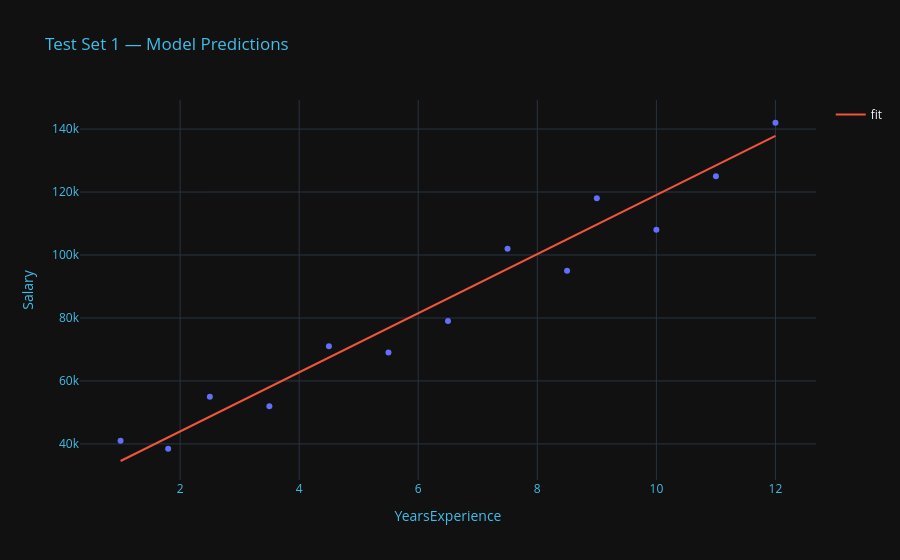
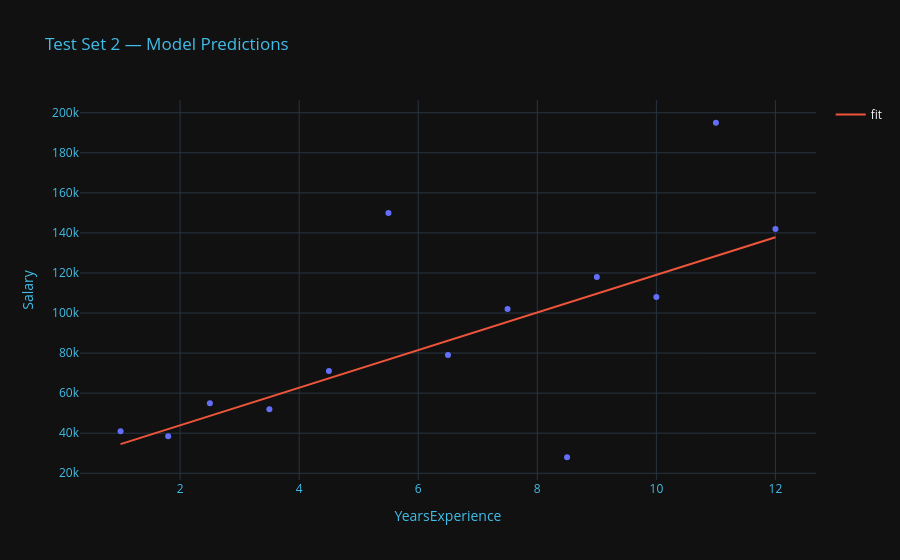
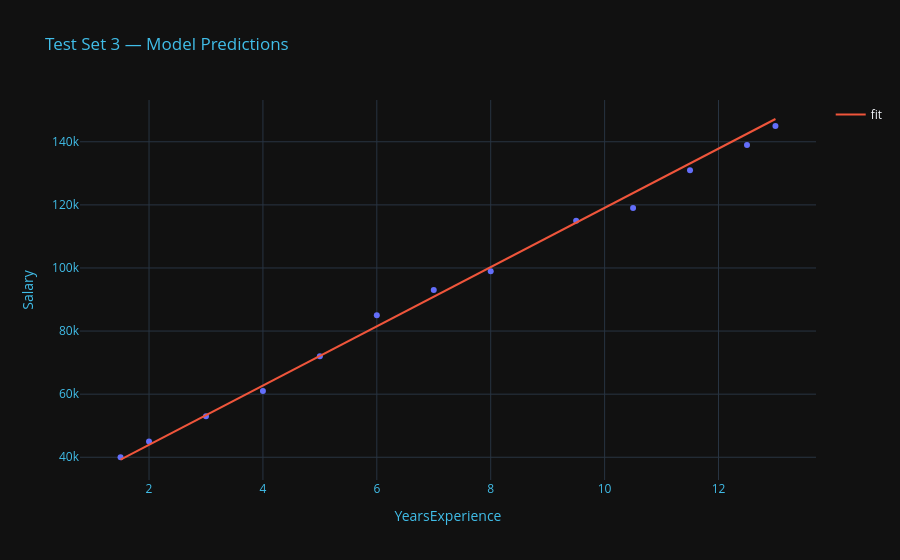
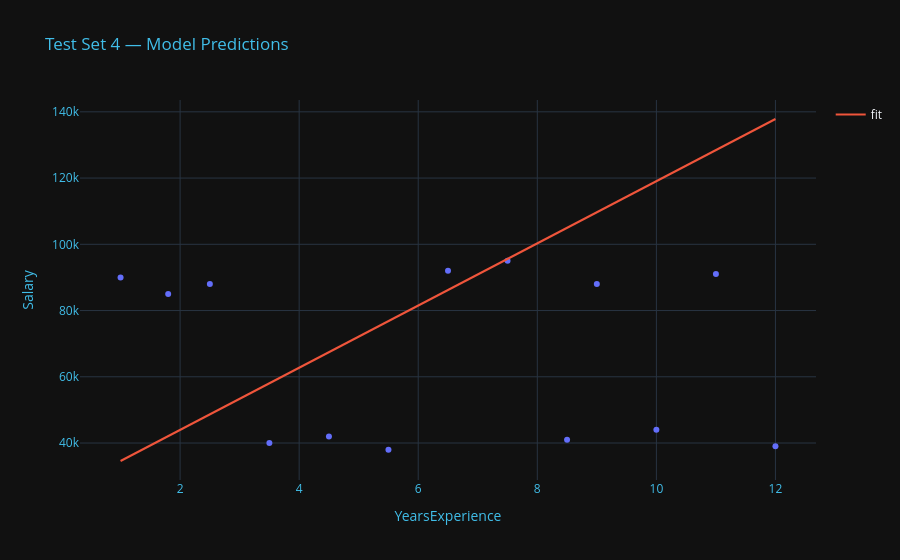

Write notebook code for charts like these, in order.
### Code cell
#training skikitlearn lr on same data
sk_model = lr()
sk_model.fit(x_train_scaled.values.reshape(-1,1), y_train_scaled)

#outputting line of best fit on differnt test datas
for dataset_name, df in test_datasets.items():
    x_test = df['YearsExperience']
    y_test = df['Salary']

    x_test_scaled = standardize_x(x_test)

    y_pred_scaled = model.predict(x_test_scaled)
    y_pred = (y_pred_scaled * np.std(y_train)) + np.mean(y_train)

    sk_pred_test = (sk_model.predict(x_test_scaled.values.reshape(-1, 1)) * np.std(y_train)) + np.mean(y_train)

    fig = px.scatter(x=x_test, y=y_test, title=f'{dataset_name} — Model Predictions',
                     template="plotly_dark", labels={'x': 'YearsExperience', 'y': 'Salary'})
    fig.add_scatter(x=x_test, y=y_pred, mode='lines', name='fit')
    fig.update_layout(title_font_color="#41BEE9",
                      xaxis=dict(color="#41BEE9"),
                      yaxis=dict(color="#41BEE9"))
    fig.show()

    ss_res = np.sum((y_test - y_pred)**2)
    ss_tot = np.sum((y_test - np.mean(y_test))**2)
    r2 = 1 - (ss_res / ss_tot)
    print(f'My R²:      {r2:.4f}')
    print(f'Sklearn R²: {r2_score(y_test, sk_pred_test):.4f}\n')

### Figure 1 — Plotly figure (JSON) as saved in the notebook; plotly's stock layout.template omitted (floating-point values rounded to 4 significant figures)
{"data": [{"hovertemplate": "YearsExperience=%{x}<br>Salary=%{y}<extra></extra>", "legendgroup": "", "marker": {"color": "#636efa", "symbol": "circle"}, "mode": "markers", "name": "", "orientation": "v", "showlegend": false, "type": "scatter", "x": [1.0, 1.8, 2.5, 3.5, 4.5, 5.5, 6.5, 7.5, 8.5, 9.0, 10.0, 11.0, 12.0], "xaxis": "x", "y": [41000, 38500, 55000, 52000, 71000, 69000, 79000, 102000, 95000, 118000, 108000, 125000, 142000], "yaxis": "y"}, {"mode": "lines", "name": "fit", "type": "scatter", "x": [1.0, 1.8, 2.5, 3.5, 4.5, 5.5, 6.5, 7.5, 8.5, 9.0, 10.0, 11.0, 12.0], "y": [34570.0, 42080.0, 48660.0, 58040.0, 67430.0, 76820.0, 86200.0, 95590.0, 105000.0, 109700.0, 119100.0, 128400.0, 137800.0]}], "layout": {"legend": {"tracegroupgap": 0}, "title": {"font": {"color": "#41BEE9"}, "text": "Test Set 1 — Model Predictions"}, "xaxis": {"anchor": "y", "color": "#41BEE9", "domain": [0, 1], "title": {"text": "YearsExperience"}}, "yaxis": {"anchor": "x", "color": "#41BEE9", "domain": [0, 1], "title": {"text": "Salary"}}}}

### Figure 2 — Plotly figure (JSON) as saved in the notebook; plotly's stock layout.template omitted (floating-point values rounded to 4 significant figures)
{"data": [{"hovertemplate": "YearsExperience=%{x}<br>Salary=%{y}<extra></extra>", "legendgroup": "", "marker": {"color": "#636efa", "symbol": "circle"}, "mode": "markers", "name": "", "orientation": "v", "showlegend": false, "type": "scatter", "x": [1.0, 1.8, 2.5, 3.5, 4.5, 5.5, 6.5, 7.5, 8.5, 9.0, 10.0, 11.0, 12.0], "xaxis": "x", "y": [41000, 38500, 55000, 52000, 71000, 150000, 79000, 102000, 28000, 118000, 108000, 195000, 142000], "yaxis": "y"}, {"mode": "lines", "name": "fit", "type": "scatter", "x": [1.0, 1.8, 2.5, 3.5, 4.5, 5.5, 6.5, 7.5, 8.5, 9.0, 10.0, 11.0, 12.0], "y": [34570.0, 42080.0, 48660.0, 58040.0, 67430.0, 76820.0, 86200.0, 95590.0, 105000.0, 109700.0, 119100.0, 128400.0, 137800.0]}], "layout": {"legend": {"tracegroupgap": 0}, "title": {"font": {"color": "#41BEE9"}, "text": "Test Set 2 — Model Predictions"}, "xaxis": {"anchor": "y", "color": "#41BEE9", "domain": [0, 1], "title": {"text": "YearsExperience"}}, "yaxis": {"anchor": "x", "color": "#41BEE9", "domain": [0, 1], "title": {"text": "Salary"}}}}

### Figure 3 — Plotly figure (JSON) as saved in the notebook; plotly's stock layout.template omitted (floating-point values rounded to 4 significant figures)
{"data": [{"hovertemplate": "YearsExperience=%{x}<br>Salary=%{y}<extra></extra>", "legendgroup": "", "marker": {"color": "#636efa", "symbol": "circle"}, "mode": "markers", "name": "", "orientation": "v", "showlegend": false, "type": "scatter", "x": [1.5, 2.0, 3.0, 4.0, 5.0, 6.0, 7.0, 8.0, 9.5, 10.5, 11.5, 12.5, 13.0], "xaxis": "x", "y": [40000, 45000, 53000, 61000, 72000, 85000, 93000, 99000, 115000, 119000, 131000, 139000, 145000], "yaxis": "y"}, {"mode": "lines", "name": "fit", "type": "scatter", "x": [1.5, 2.0, 3.0, 4.0, 5.0, 6.0, 7.0, 8.0, 9.5, 10.5, 11.5, 12.5, 13.0], "y": [39270.0, 43960.0, 53350.0, 62740.0, 72120.0, 81510.0, 90900.0, 100300.0, 114400.0, 123800.0, 133100.0, 142500.0, 147200.0]}], "layout": {"legend": {"tracegroupgap": 0}, "title": {"font": {"color": "#41BEE9"}, "text": "Test Set 3 — Model Predictions"}, "xaxis": {"anchor": "y", "color": "#41BEE9", "domain": [0, 1], "title": {"text": "YearsExperience"}}, "yaxis": {"anchor": "x", "color": "#41BEE9", "domain": [0, 1], "title": {"text": "Salary"}}}}

### Figure 4 — Plotly figure (JSON) as saved in the notebook; plotly's stock layout.template omitted (floating-point values rounded to 4 significant figures)
{"data": [{"hovertemplate": "YearsExperience=%{x}<br>Salary=%{y}<extra></extra>", "legendgroup": "", "marker": {"color": "#636efa", "symbol": "circle"}, "mode": "markers", "name": "", "orientation": "v", "showlegend": false, "type": "scatter", "x": [1.0, 1.8, 2.5, 3.5, 4.5, 5.5, 6.5, 7.5, 8.5, 9.0, 10.0, 11.0, 12.0], "xaxis": "x", "y": [90000, 85000, 88000, 40000, 42000, 38000, 92000, 95000, 41000, 88000, 44000, 91000, 39000], "yaxis": "y"}, {"mode": "lines", "name": "fit", "type": "scatter", "x": [1.0, 1.8, 2.5, 3.5, 4.5, 5.5, 6.5, 7.5, 8.5, 9.0, 10.0, 11.0, 12.0], "y": [34570.0, 42080.0, 48660.0, 58040.0, 67430.0, 76820.0, 86200.0, 95590.0, 105000.0, 109700.0, 119100.0, 128400.0, 137800.0]}], "layout": {"legend": {"tracegroupgap": 0}, "title": {"font": {"color": "#41BEE9"}, "text": "Test Set 4 — Model Predictions"}, "xaxis": {"anchor": "y", "color": "#41BEE9", "domain": [0, 1], "title": {"text": "YearsExperience"}}, "yaxis": {"anchor": "x", "color": "#41BEE9", "domain": [0, 1], "title": {"text": "Salary"}}}}
